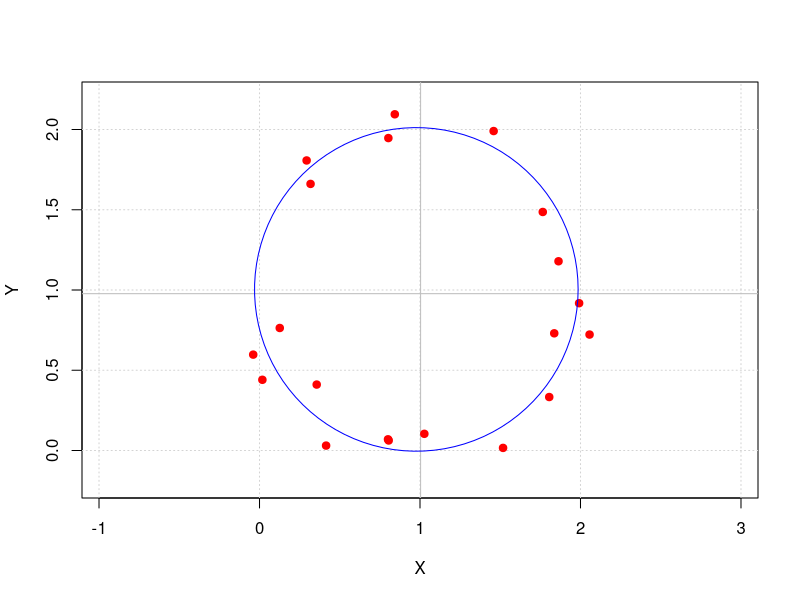

Write R code to recreate this figure.
library(pracma)
# set.seed(8421)

### 1. Adım
n  <- 20
w  <- 2*pi*runif(n)
xp <- cos(w) + 1 + 0.25 * (runif(n) - 0.5)
yp <- sin(w) + 1 + 0.25 * (runif(n) - 0.5)

### 2. Adım
circle <- circlefit(xp, yp)  #=> 0.9899628 1.0044920 1.0256633
# RMS error: 0.07631986 
## Not run: 
x0 <- circle[1]; y0 <- circle[2]; r0 <- circle[3]

### 3. Adım
plot(c(-0.2, 2.2), c(-0.2, 2.2), type="n", asp=1, xlab = "X", ylab = "Y")
grid()
abline(h=x0, col="gray"); abline(v=y0, col="gray")
points(xp, yp, pch=19,col="red")
w  <- seq(0, 2*pi, len=100)
xx <- r0 * cos(w) + x0
yy <- r0 * sin(w) + y0
lines(xx, yy, col="blue")
## End(Not run)
